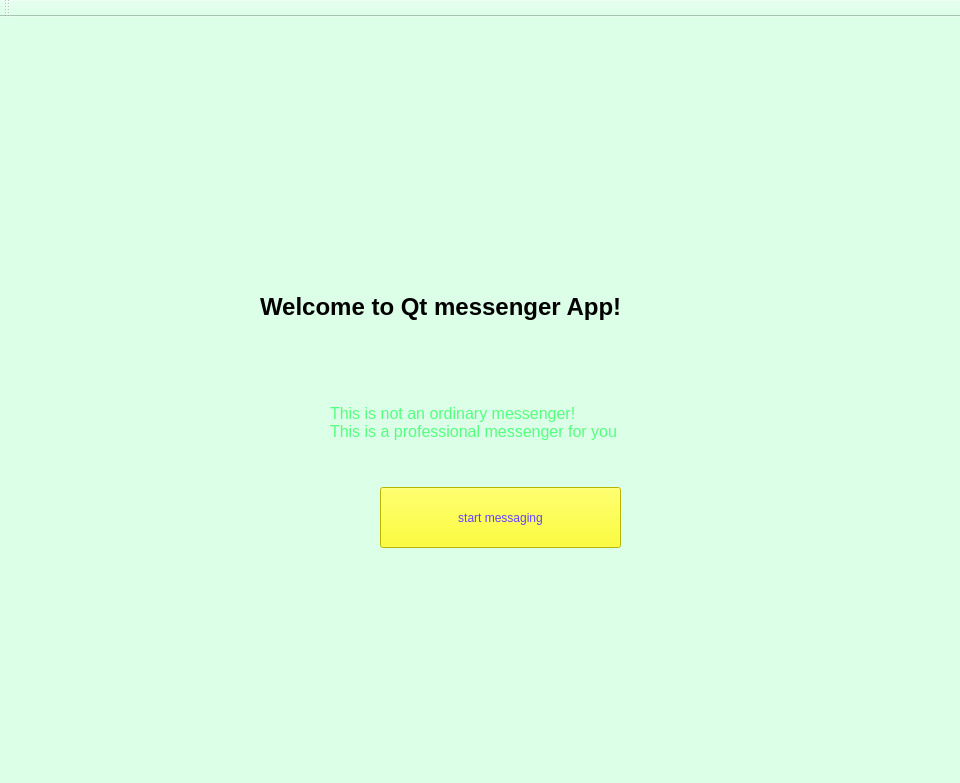
<?xml version="1.0" encoding="UTF-8"?>
<ui version="4.0">
 <class>pishvas</class>
 <widget class="QMainWindow" name="pishvas">
  <property name="geometry">
   <rect>
    <x>0</x>
    <y>0</y>
    <width>960</width>
    <height>783</height>
   </rect>
  </property>
  <property name="windowTitle">
   <string>pishvas</string>
  </property>
  <property name="styleSheet">
   <string notr="true">background-color: rgb(220, 255, 232);</string>
  </property>
  <widget class="QWidget" name="centralWidget">
   <widget class="QLabel" name="label">
    <property name="geometry">
     <rect>
      <x>-10</x>
      <y>-90</y>
      <width>1441</width>
      <height>311</height>
     </rect>
    </property>
    <property name="styleSheet">
     <string notr="true">background-image: url(:/new/prefix1/welcomeQt.jpg);</string>
    </property>
    <property name="text">
     <string/>
    </property>
   </widget>
   <widget class="QLabel" name="label_2">
    <property name="geometry">
     <rect>
      <x>260</x>
      <y>220</y>
      <width>551</width>
      <height>141</height>
     </rect>
    </property>
    <property name="font">
     <font>
      <pointsize>18</pointsize>
      <weight>75</weight>
      <bold>true</bold>
     </font>
    </property>
    <property name="text">
     <string>&lt;b&gt;Welcome to Qt messenger App!&lt;/b&gt;</string>
    </property>
   </widget>
   <widget class="QLabel" name="label_3">
    <property name="geometry">
     <rect>
      <x>330</x>
      <y>330</y>
      <width>361</width>
      <height>151</height>
     </rect>
    </property>
    <property name="font">
     <font>
      <family>Segoe UI Historic</family>
      <pointsize>12</pointsize>
      <strikeout>false</strikeout>
     </font>
    </property>
    <property name="styleSheet">
     <string notr="true">
color: rgb(85, 255, 127);</string>
    </property>
    <property name="text">
     <string>This is not an ordinary messenger!
This is a professional messenger for you</string>
    </property>
   </widget>
   <widget class="QPushButton" name="pushButton_2">
    <property name="geometry">
     <rect>
      <x>380</x>
      <y>470</y>
      <width>241</width>
      <height>61</height>
     </rect>
    </property>
    <property name="styleSheet">
     <string notr="true">background-color: rgb(255, 255, 0);
color: rgb(98, 67, 255);</string>
    </property>
    <property name="text">
     <string>start messaging</string>
    </property>
   </widget>
  </widget>
  <widget class="QMenuBar" name="menuBar">
   <property name="geometry">
    <rect>
     <x>0</x>
     <y>0</y>
     <width>960</width>
     <height>26</height>
    </rect>
   </property>
  </widget>
  <widget class="QToolBar" name="mainToolBar">
   <attribute name="toolBarArea">
    <enum>TopToolBarArea</enum>
   </attribute>
   <attribute name="toolBarBreak">
    <bool>false</bool>
   </attribute>
  </widget>
  <widget class="QStatusBar" name="statusBar"/>
 </widget>
 <layoutdefault spacing="6" margin="11"/>
 <resources/>
 <connections>
  <connection>
   <sender>pushButton_2</sender>
   <signal>clicked()</signal>
   <receiver>pishvas</receiver>
   <slot>close()</slot>
   <hints>
    <hint type="sourcelabel">
     <x>512</x>
     <y>541</y>
    </hint>
    <hint type="destinationlabel">
     <x>744</x>
     <y>587</y>
    </hint>
   </hints>
  </connection>
 </connections>
</ui>
